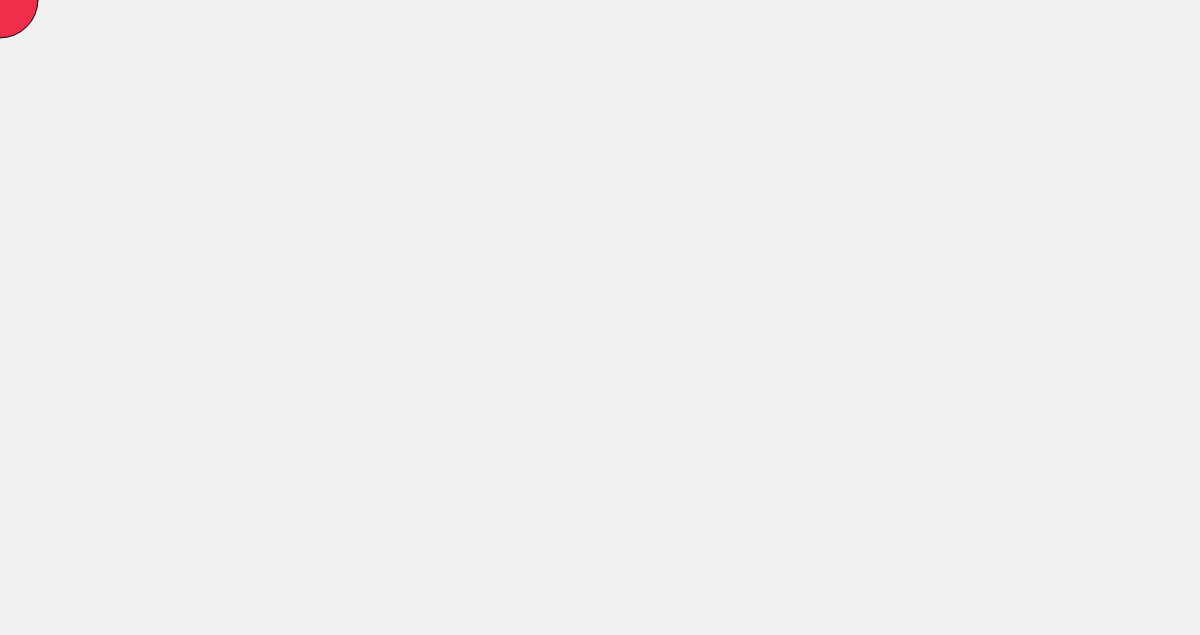
Frame 1 (no input)
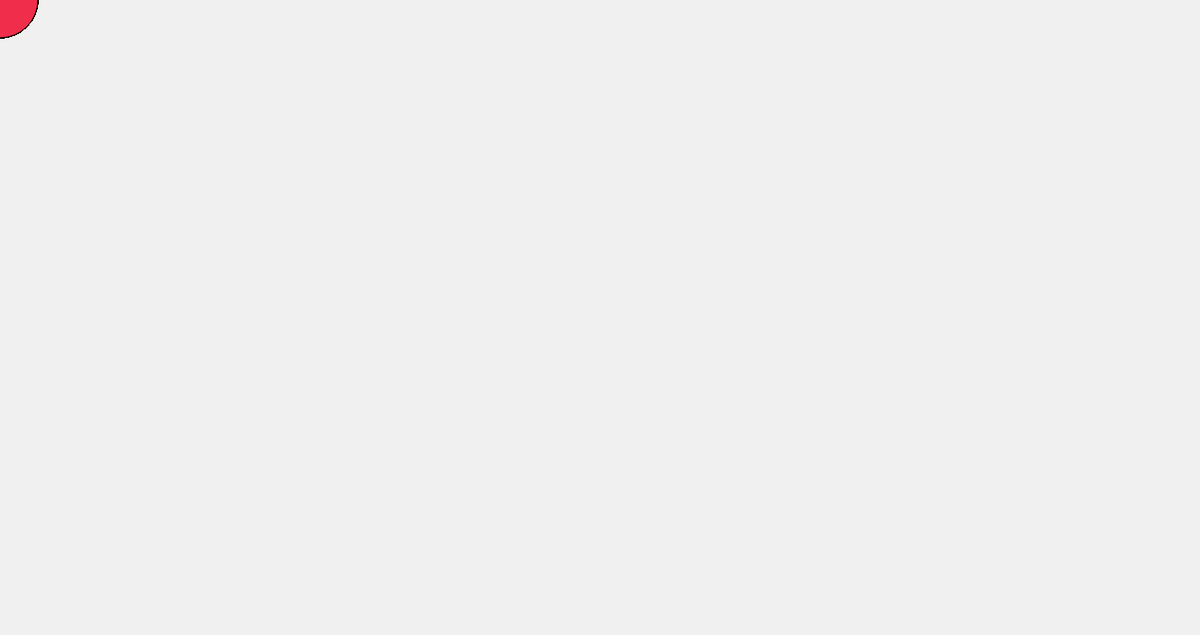
Frame 60 (no input)
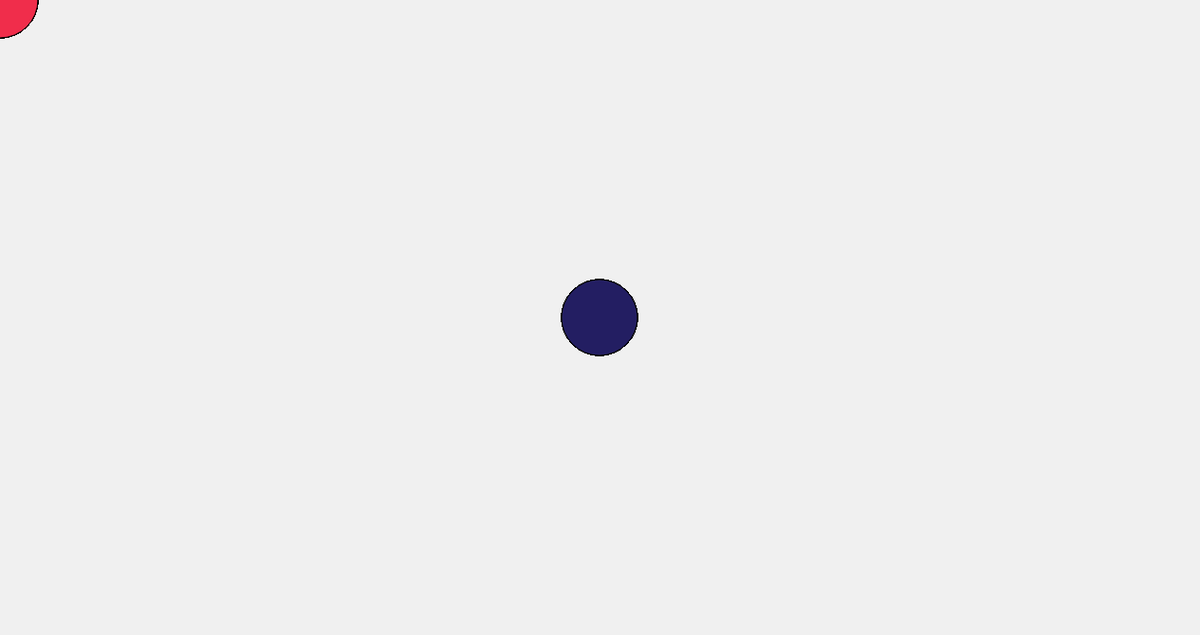
Frame 120 (the mouse pressed at the canvas centre since frame 60)

The p5.js sketch that drew these frames (run headless with seeded random() and noise() and a simulated clock; from frame 60 on, the mouse is pressed at the canvas centre):

// p5.js sketch
// ── sketch.js
function setup() {
  createCanvas(1265, 670);
  background(240);
}

function draw() {
  if (mouseIsPressed) {
    fill(35,30,98);
  } else {
    fill(240,45,75);
  }
  ellipse(mouseX, mouseY, 80, 80);
}
